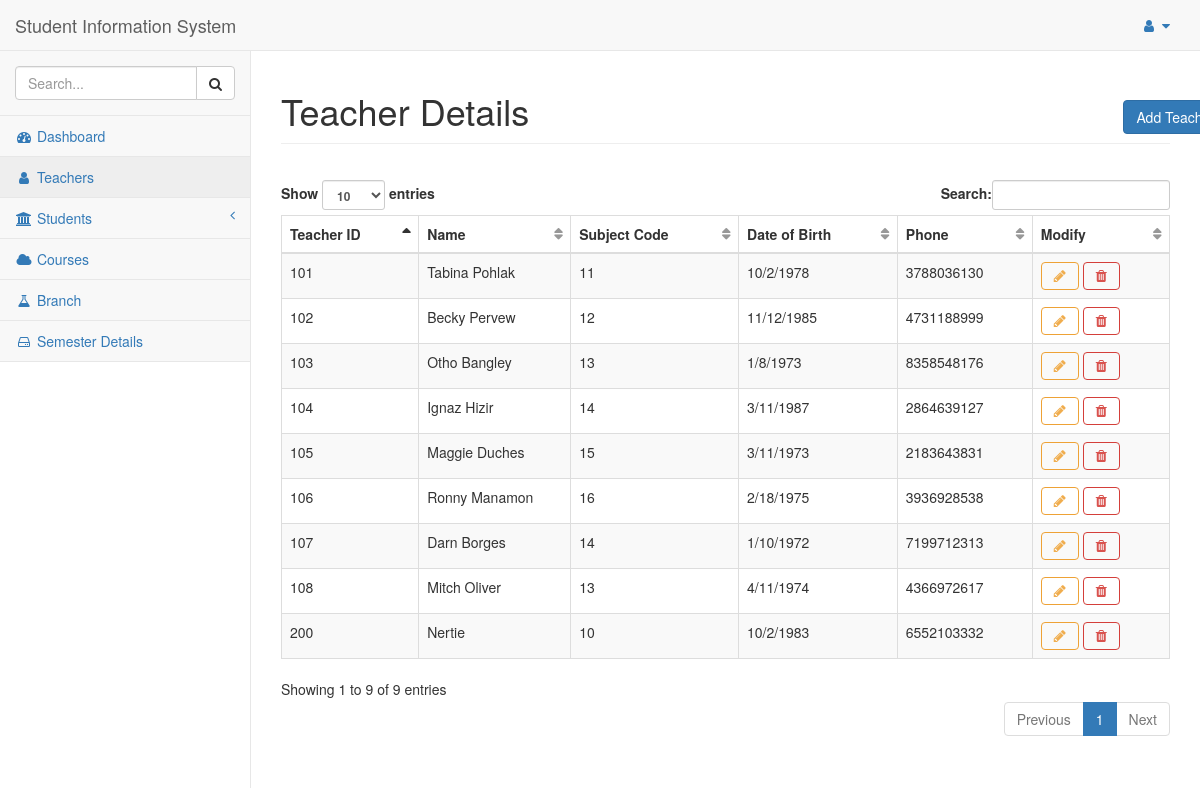
Page /teachers (signed in) on the committed database.
### tables this page shows
CREATE TABLE Teacher
(
 teacher_id    integer NOT NULL ,
 sub_code      integer NOT NULL ,
 teacher_name  text NOT NULL ,
 phone         numeric NOT NULL ,
 date_of_birth date NOT NULL ,
 password      text NOT NULL ,
PRIMARY KEY (teacher_id, sub_code),
FOREIGN KEY (sub_code) REFERENCES Subject(sub_code) ON DELETE CASCADE ON UPDATE CASCADE
);

### flaskapp.py (the view)
@app.route('/teachers')
def teachers():
    global ID
    print(ID)
    teacher_list = query_db("SELECT * FROM TEACHER", [])
    return render_template("/teachers_info.html", id=ID,
                           teacher_list=teacher_list)

### flaskapp.py (called while the page is built)
def get_db():
    db = getattr(g, '_database', None)
    if db is None:
        db = g._database = sqlite3.connect(DATABASE)
        db.create_function('avg', 3, average)
        db.row_factory = sqlite3.Row
    return db

def query_db(query: object, args: object,
             one: object = False) -> object:
    cur = get_db().execute(query, args)
    rv = cur.fetchall()
    cur.close()
    return (rv[0] if rv else None) if one else rv

@app.teardown_appcontext
def close_connection(exception):
    db = getattr(g, '_database', None)
    if db is not None:
        db.close()

### templates/teachers_info.html
{% extends "base.html" %}
{% block title %}
  <div class="row">
    <div class="col-lg-11">
      Teacher Details
    </div>
    <div class="col-lg-1">
      <button class="btn btn-primary btn-xl"  onclick="window.location.href='/add/student'">Add Teacher</button>
    </div>
  </div>
{% endblock %}
{% block content %}
  <div class="row" style="align-content: center; padding-bottom: 16px;">
  </div>
  <table class="table table-striped table-bordered table-hover dataTable no-footer dtr-inline collapsed" style="width: 100%;" id="dataTables">
    <thead>
      <tr>
        <th scope="col">Teacher ID</th>
        <th scope="col">Name</th>
        <th scope="col">Subject Code</th>
        <th scope="col">Date of Birth</th>
        <th scope="col">Phone</th>
        <th scope="col">Modify</th>
      </tr>
    </thead>
    {% for teacher in teacher_list: %}
      <tr>
        <td>{{ teacher["teacher_id"] }}</td>
        <td>{{ teacher["teacher_name"] }}</td>
        <td>{{ teacher["sub_code"] }}</td>
        <td>{{ teacher["date_of_birth"] }}</td>
        <td>{{ teacher["phone"] }}</td>
        <td>
          <button type="button" class="btn btn-outline btn-warning fa fa-pencil" onclick="window.location.href='/modify/teacher/{{ teacher['teacher_id'] }}'"></button>
          <button type="button" class="btn btn-outline btn-danger fa fa-trash" onclick="window.location.href='/delete/teacher/{{ teacher['teacher_id'] }}'"></button>
        </td>
      </tr>
    {% endfor %}
  </table>
  <div id="placeholder" style="width:600px;height:300px"></div>
{% endblock %}

### rows in the picture
Teacher: teacher_id "200", teacher_name "Nertie", sub_code "10", date_of_birth "10/2/1983", phone "6552103332"
Teacher: teacher_id "101", teacher_name "Tabina Pohlak", sub_code "11", date_of_birth "10/2/1978", phone "3788036130"
Teacher: teacher_id "102", teacher_name "Becky Pervew", sub_code "12", date_of_birth "11/12/1985", phone "4731188999"
Teacher: teacher_id "103", teacher_name "Otho Bangley", sub_code "13", date_of_birth "1/8/1973", phone "8358548176"
Teacher: teacher_id "104", teacher_name "Ignaz Hizir", sub_code "14", date_of_birth "3/11/1987", phone "2864639127"
Teacher: teacher_id "105", teacher_name "Maggie Duches", sub_code "15", date_of_birth "3/11/1973", phone "2183643831"
Teacher: teacher_id "106", teacher_name "Ronny Manamon", sub_code "16", date_of_birth "2/18/1975", phone "3936928538"
Teacher: teacher_id "107", teacher_name "Darn Borges", sub_code "14", date_of_birth "1/10/1972", phone "7199712313"
Teacher: teacher_id "108", teacher_name "Mitch Oliver", sub_code "13", date_of_birth "4/11/1974", phone "4366972617"
